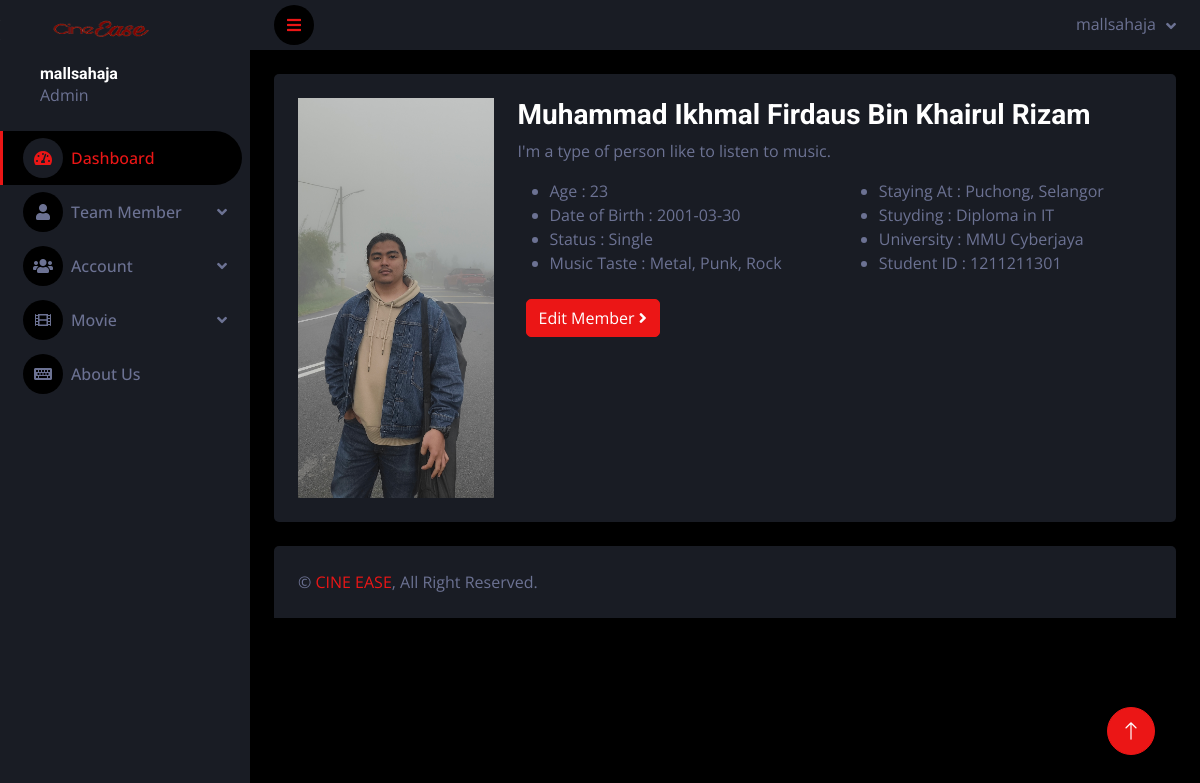
Screenshot of /admin/view_team_member.php?team_id=2 (signed in) with the database file from the repository.
### tables this page shows
CREATE TABLE `team_member` (
  `team_id` int(11) NOT NULL,
  `fullname` varchar(255) NOT NULL,
  `description` varchar(255) NOT NULL,
  `age` int(11) NOT NULL,
  `date_of_birth` date NOT NULL,
  `status` varchar(255) NOT NULL,
  `genre` varchar(255) NOT NULL,
  `city` varchar(255) NOT NULL,
  `negeri` varchar(255) NOT NULL,
  `studying` varchar(255) NOT NULL,
  `university` varchar(255) NOT NULL,
  `student_id` int(30) NOT NULL,
  `img_link` varchar(255) NOT NULL
);

### admin/view_team_member.php (the view, shortened to what this page needs)
<?php
include('../config/config.php');
if(isset($_GET['team_id'])) {
    $team_id = $_GET['team_id'];
    $stmt = $link->prepare("SELECT * FROM team_member WHERE team_id = ?");
    $stmt->bind_param("i", $team_id);
    $stmt->execute();
    $result = $stmt->get_result();
    if($result->num_rows > 0) {
        $team_member = $result->fetch_assoc();
    } else {
        echo "No team found with the provided ID.";
        exit;
    }
} else {
    echo "No team ID provided.";
    exit;
}
?>
<!DOCTYPE html>
<html lang="en">
<head>
    <link href="https://cdnjs.cloudflare.com/ajax/libs/font-awesome/5.10.0/css/all.min.css" rel="stylesheet">
    <link href="https://cdn.jsdelivr.net/npm/bootstrap-icons@1.4.1/font/bootstrap-icons.css" rel="stylesheet">
    <link href="lib/owlcarousel/assets/owl.carousel.min.css" rel="stylesheet">
    <link href="lib/tempusdominus/css/tempusdominus-bootstrap-4.min.css" rel="stylesheet" />
    <link href="css/bootstrap.min.css" rel="stylesheet">
    <link href="css/style.css" rel="stylesheet">
</head>
<body>
    <div class="container-fluid position-relative d-flex p-0">
        <?php include('inc/sidebar.php'); ?>
        <div class="content">
            <?php include('inc/header.php'); ?>
            <div class="container-fluid pt-4 px-4">
                <div class="row g-4">
                    <div class="col-12">
                        <div class="bg-secondary rounded h-100 p-4">
                            <div class="row">
                                <div class="col-lg-3">
                                    <div class="anime__details__pic set-bg" style="background-image: url('<?php echo htmlspecialchars($team_member['img_link']); ?>');">
                                    </div>
                                </div>
                                <div class="col-lg-9">
                                    <div class="anime__details__text">
                                        <div class="anime__details__title">
                                            <h3><?php echo htmlspecialchars($team_member['fullname']); ?></h3>
                                        </div>
                                        <p><?php echo htmlspecialchars($team_member['description']); ?></p>
                                        <div class="anime__details__widget">
                                            <div class="row">
                                                <div class="col-lg-6 col-md-6">
                                                    <ul>
                                                        <li><span>Age :</span> <?php echo htmlspecialchars($team_member['age']); ?></li>
                                                        <li><span>Date of Birth :</span> <?php echo htmlspecialchars($team_member['date_of_birth']); ?></li>
                                                        <li><span>Status :</span> <?php echo htmlspecialchars($team_member['status']); ?></li>
                                                        <li><span>Music Taste :</span> <?php echo htmlspecialchars($team_member['genre']); ?></li>
                                                    </ul>
                                                </div>
                                                <div class="col-lg-6 col-md-6">
                                                    <ul>
                                                    <li><span>Staying At :</span> <?php echo htmlspecialchars($team_member['city']) . ", " . htmlspecialchars($team_member['negeri']);?></li>
                                                        <li><span>Stuyding :</span> <?php echo htmlspecialchars($team_member['studying']); ?></li>
                                                        <li><span>University :</span> <?php echo htmlspecialchars($team_member['university']); ?></li>
                                                        <li><span>Student ID :</span> <?php echo htmlspecialchars($team_member['student_id']); ?></li>
                                                    </ul>
                                                </div>
                                            </div>
                                        </div>
                                        <div class="anime__details__btn">
                                            <a href="edit_team_member.php?team_id=<?php echo $team_id; ?>" class="btn btn-primary m-2"><span>Edit Member</span> <i class="fa fa-angle-right"></i></a>
                                        </div>
                                    </div>
                                </div>
                            </div>
                        </div>
                    </div>
                </div>
            </div>
            <?php include('inc/footer.php'); ?>
        </div>
        <a href="#" class="btn btn-lg btn-primary btn-lg-square back-to-top"><i class="bi bi-arrow-up"></i></a>
    </div>
</body>
</html>

### admin/css/style.css (style rules this page uses)
:root { --primary: #EB1616; --secondary: #191C24; --light: #6C7293; --dark: #000000; }
.back-to-top { position: fixed; display: none; right: 45px; bottom: 45px; z-index: 99; }
.btn { transition: .5s; }
.btn-lg-square { width: 48px; height: 48px; }
.btn-square, .btn-sm-square, .btn-lg-square { padding: 0; display: inline-flex; align-items: center; justify-content: center; font-weight: normal; border-radius: 50px; }
.content { margin-left: 250px; min-height: 100vh; background: var(--dark); transition: 0.5s; }
@media (min-width: 992px) { .content { width: calc(100% - 250px); } }

### admin/view_team_member.php (style rules this page uses)
.anime__details__pic { background-size: cover; background-position: center; width: 100%; height: 400px; }

### rows the page displays
team_member: img_link (picture), fullname "Muhammad Ikhmal Firdaus Bin Khairul Rizam", description "I'm a type of person like to listen to music.", age "23", date_of_birth "2001-03-30", status "Single", genre "Metal, Punk, Rock", city "Puchong", negeri "Selangor", studying "Diploma in IT", university "MMU Cyberjaya", student "1211211301"

### other values shown
$_SESSION['username'] "mallsahaja"
$_SESSION["username"] "mallsahaja"
